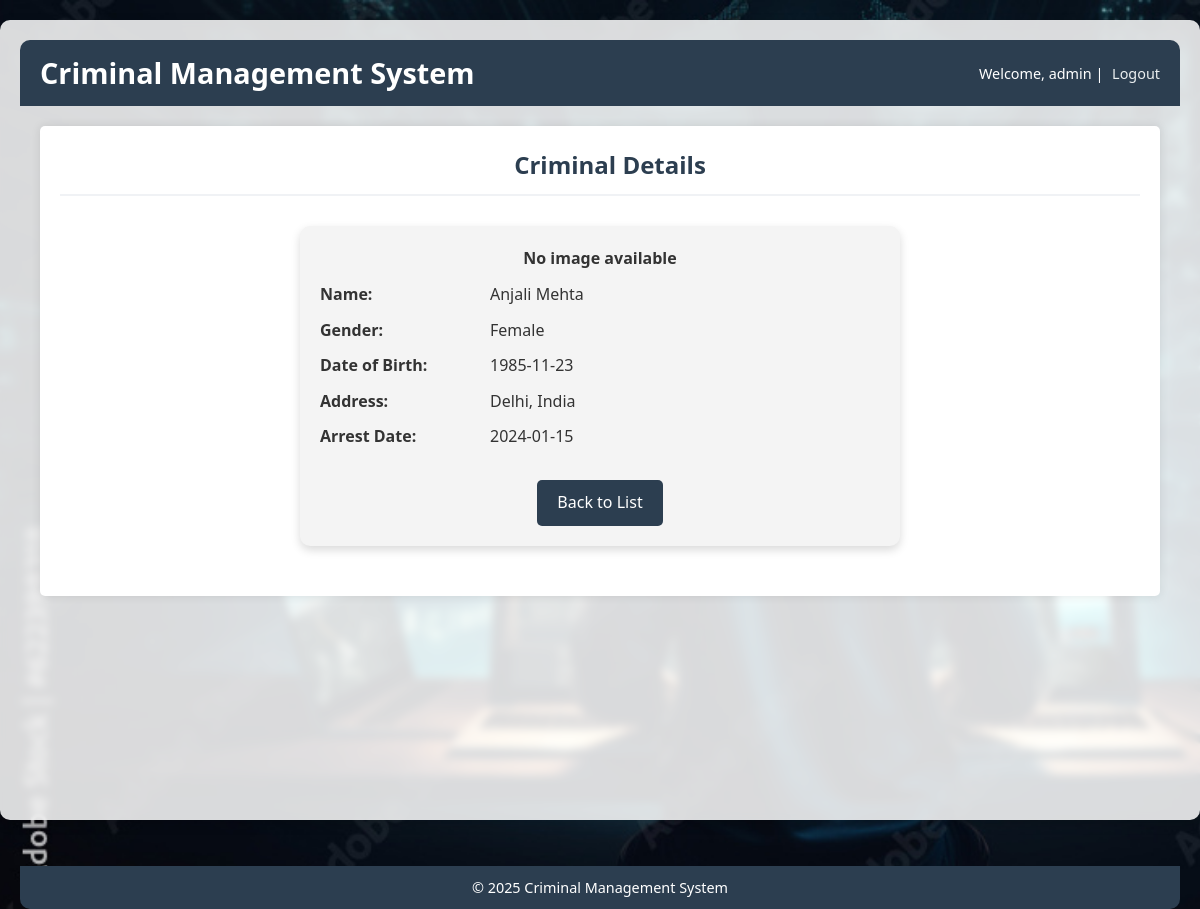
/view_criminal_details.php?id=2 (signed in), run on the app's committed database.
### tables this page shows
CREATE TABLE criminals (
    id INT AUTO_INCREMENT PRIMARY KEY,
    first_name VARCHAR(50),
    last_name VARCHAR(50),
    gender ENUM('Male', 'Female', 'Other'),
    date_of_birth DATE,
    address TEXT,
    arrest_date DATE
);

### view_criminal_details.php (the view, shortened to what this page needs)
<?php
include 'database.php';
if (isset($_GET['id']) && is_numeric($_GET['id'])) {
    $criminal_id = $_GET['id'];
    $query = "SELECT * FROM criminals WHERE id = $criminal_id";
    $result = mysqli_query($conn, $query);
    if ($result) {
        $criminal = mysqli_fetch_assoc($result);
    } else {
        $error_message = "Criminal not found.";
    }
} else {
    $error_message = "Invalid criminal ID.";
}
?>
<!DOCTYPE html>
<html>
<head>
    <link rel="stylesheet" href="style.css">
</head>
<body style="background-image: url('bg-image3.jpg'); background-size: cover; background-repeat: no-repeat; background-attachment: fixed;">
    <div class="dashboard-container">
        <header>
            <h1>Criminal Management System</h1>
            <div class="user-info">
                Welcome, <?php echo $_SESSION['username']; ?> |
                <a href="index.php?logout=true" style="color: #ecf0f1;">Logout</a>
            </div>
        </header>
        <main>
            <h2 style="text-align: center;">Criminal Details</h2>
            <?php if (isset($criminal)): ?>
                <div class="criminal-details">
                    <?php if (!empty($criminal['image_path'])): ?>
                        <img src="assets/<?php echo $criminal['image_path']; ?>" alt="Criminal Image">
                    <?php else: ?>
                        <p style="grid-column: 1 / -1; text-align: center;"><strong>No image available</strong></p>
                    <?php endif; ?>
                    <p><strong>Name:</strong></p>
                    <p><?php echo $criminal['first_name'] . " " . $criminal['last_name']; ?></p>
                    <p><strong>Gender:</strong></p>
                    <p><?php echo $criminal['gender']; ?></p>
                    <p><strong>Date of Birth:</strong></p>
                    <p><?php echo $criminal['date_of_birth']; ?></p>
                    <p><strong>Address:</strong></p>
                    <p><?php echo $criminal['address']; ?></p>
                    <p><strong>Arrest Date:</strong></p>
                    <p><?php echo $criminal['arrest_date']; ?></p>
                    <a href="view_criminals.php" class="btn">Back to List</a>
                </div>
            <?php endif; ?>
        </main>
        <footer>
            <p>&copy; 2025 Criminal Management System</p>
        </footer>
    </div>
</body>
</html>

### style.css (style rules this page uses)
* { margin: 0; padding: 0; box-sizing: border-box; font-family: 'Segoe UI', Tahoma, Geneva, Verdana, sans-serif; }
body { background-color: #f0f2f5; color: #333; line-height: 1.6; }
a { text-decoration: none; color: #2e6da4; }
.dashboard-container { display: grid; grid-template-rows: auto auto 1fr auto; min-height: 100vh; }
header { background-color: #2c3e50; color: white; padding: 15px 20px; display: flex; justify-content: space-between; align-items: center; }
header h1 { font-size: 1.8rem; }
.user-info { font-size: 0.9rem; }
.user-info a { color: #e67e22; margin-left: 5px; }
main { padding: 20px; background-color: #fff; border-radius: 5px; box-shadow: 0 0 10px rgba(0, 0, 0, 0.1); margin: 20px; }
main h2 { color: #2c3e50; margin-bottom: 20px; border-bottom: 2px solid #f0f2f5; padding-bottom: 10px; padding-left:20px; }
footer { background-color: #2c3e50; color: white; text-align: center; padding: 15px; font-size: 0.9rem; }
.btn { display: inline-block; padding: 10px 20px; background-color: #3498db; color: white; border: none; border-radius: 4px; cursor: pointer; font-size: 1rem; transition: background-color 0.3s; }

### view_criminal_details.php (style rules this page uses)
.dashboard-container { background-color: rgba(255, 255, 255, 0.85); backdrop-filter: blur(4px); padding: 20px; border-radius: 10px; margin: 20px auto; max-width: 1200px; max-height:800px; box-shadow: 0 4px 12px rgba(0, 0, 0, 0.2); }
header { display: flex; justify-content: space-between; align-items: center; background-color: #2c3e50; color: white; padding: 10px 20px; border-radius: 10px 10px 0 0; }
footer { text-align: center; color: white; background-color: #2c3e50; padding: 10px; border-radius: 0 0 10px 10px; margin-top: 250px; }
.criminal-details { display: grid; grid-template-columns: 150px 1fr; gap: 10px 20px; max-width: 600px; margin: 30px auto; padding: 20px; background-color: #f4f4f4; border-radius: 10px; box-shadow: 0 4px 10px rgba(0, 0, 0, 0.15); }
.criminal-details p { margin: 0; }
.criminal-details a.btn { grid-column: 1 / -1; justify-self: center; margin-top: 20px; padding: 10px 20px; background-color: #2c3e50; color: white; text-decoration: none; border-radius: 5px; }

### data on the page
criminals: first_name "Anjali", last_name "Mehta", gender "Female", date_of_birth "1985-11-23", address "Delhi, India", arrest_date "2024-01-15"

### other printed values
$_SESSION['username'] "admin"
